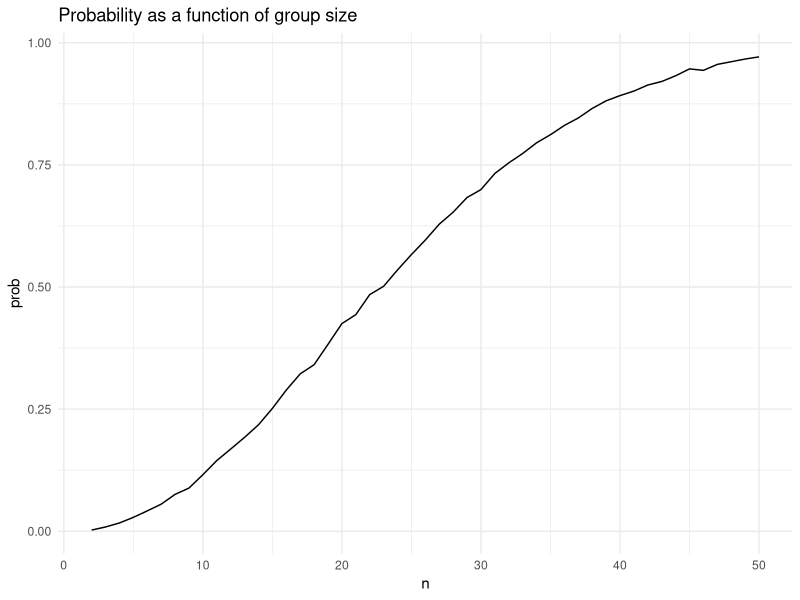

Here is the R script that generated this plot: (Note: a time limit stopped this script after it produced the figure.)
## ---- chunk 1
library(tidyverse)
## ---- chunk 2
bday_simulation = function(n) {
  bdays = sample(1:365, size = n, replace = TRUE)
  duplicate = length(unique(bdays)) < n
  return(duplicate)
}
sim_result = 
  expand_grid(
    n = 2:50,
    iter = 1:10000
  ) |>
  mutate(result = map_lgl(n, bday_simulation)) |>
  group_by(n) |>
  summarize(prob = mean(result))
sim_result |>
  ggplot(aes(x = n, y = prob)) +
  geom_line() +
  labs(title = "Probability as a function of group size") +
  theme_minimal()
## ---- chunk 3
power_function = function(mu) {
  n = 30
  sigma = 5
  sample_data = rnorm(n, mean = mu, sd = sigma)
  test_result = t.test(sample_data, mu = 0) |>
    broom::tidy() |>
    select(estimate, p.value)
  return(test_result)
}
sim_mu =
  expand_grid(
  mu = 0:6,
  iter = 1:5000
) |>
  mutate(result = map_dfr(mu, power_function)) |>
  unnest(result)
sim_mu |>
  group_by(mu) |>
  summarize(power = mean(p.value < 0.05)) |>
  ggplot(aes(x = mu, y = power)) +
  geom_line() +
  geom_point() +
  labs(
    title = "Power of the t-test vs true mean",
    x = "mu",
    y = "power"
  ) +
  theme_minimal()
